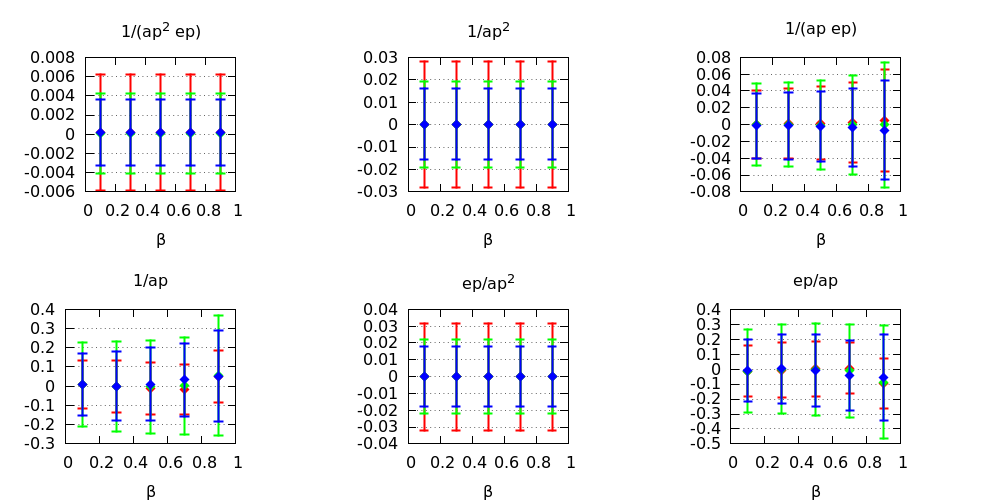

Here is the gnuplot script that generated this plot:
#
 
set terminal pngcairo enhanced size 14in, 7in 
set output 'soft-function-alpha-test.png'

set multiplot

set ylabel ""
set xlabel "{/Symbol b}"
#set format y "10^{%T}"

set style line 1 lt 1 lw 2 pt 13 ps 1.2 lc rgb "red" 
set style line 2 lt 1 lw 2 pt 13 ps 1.2 lc rgb "green" 
set style line 3 lt 1 lw 2 pt 13 ps 1.2 lc rgb "blue" 
set style line 4 lt 1 lw 2 pt 13 ps 1.2 lc rgb "violet" 

set xrange [0:1]
#set yrange [-0.02:0.02]

#set logscale y

set size 0.33, 0.5
set grid y
#-----------------------------------------------------------------------------
set origin 0.0,0.5
set key top outside
#set label 2 "{/Symbol q} = {/Symbol p}/4" at graph 0.75, 0.84 left 
set title '1/(ap^2 ep)'
plot   \
  '../table2cut11.dat' u 1:2:3 w err ls 1 t '',\
  '../table2cut12.dat' u 1:2:3 w err ls 2 t '',\
  '../table2cut22.dat' u 1:2:3 w err ls 3 t ''

set origin 0.33,0.5
set title '1/ap^2'
plot   \
  '../table2cut11.dat' u 1:4:5 w err ls 1 t '',\
  '../table2cut12.dat' u 1:4:5 w err ls 2 t '',\
  '../table2cut22.dat' u 1:4:5 w err ls 3 t ''

set origin 0.66,0.5
set title '1/(ap ep)'
plot   \
  '../table2cut11.dat' u 1:6:7 w err ls 1 t '',\
  '../table2cut12.dat' u 1:6:7 w err ls 2 t '',\
  '../table2cut22.dat' u 1:6:7 w err ls 3 t ''

set origin 0,0
set title '1/ap'
plot   \
  '../table2cut11.dat' u 1:8:(abs($9)) w err ls 1 t '',\
  '../table2cut12.dat' u 1:8:(abs($9)) w err ls 2 t '',\
  '../table2cut22.dat' u 1:8:(abs($9)) w err ls 3 t ''

set origin 0.33,0
set title 'ep/ap^2'
plot   \
  '../table2cut11.dat' u 1:10:11 w err ls 1 t '',\
  '../table2cut12.dat' u 1:10:11 w err ls 2 t '',\
  '../table2cut22.dat' u 1:10:11 w err ls 3 t ''

set origin 0.66,0
set title 'ep/ap'
plot   \
  '../table2cut11.dat' u 1:12:13 w err ls 1 t '',\
  '../table2cut12.dat' u 1:12:13 w err ls 2 t '',\
  '../table2cut22.dat' u 1:12:13 w err ls 3 t ''

#  '../table2cut.dat' u 1:14:15 w err ls 8 t '1/ep^3'
